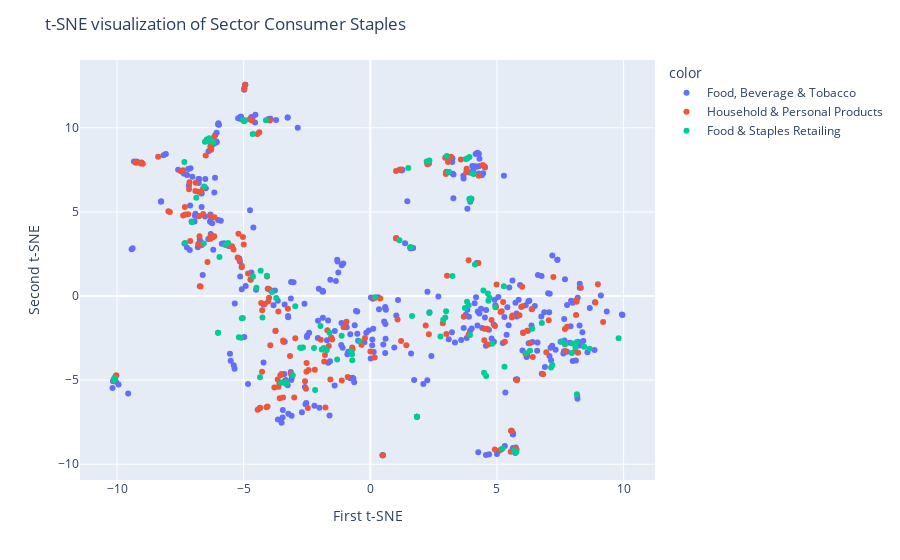
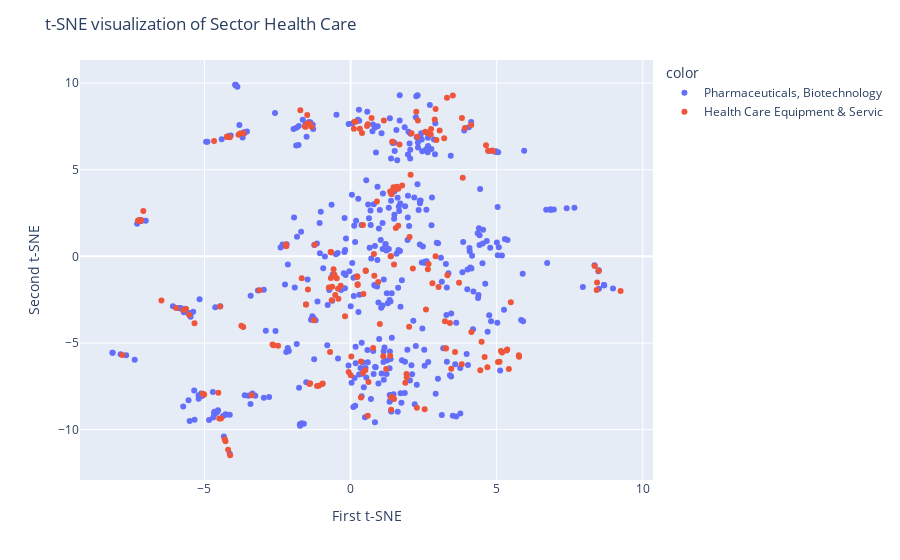
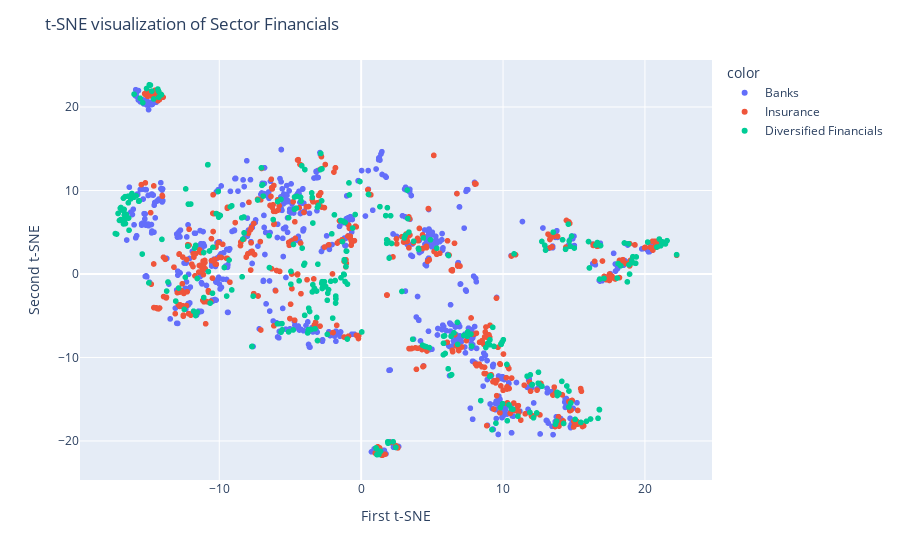
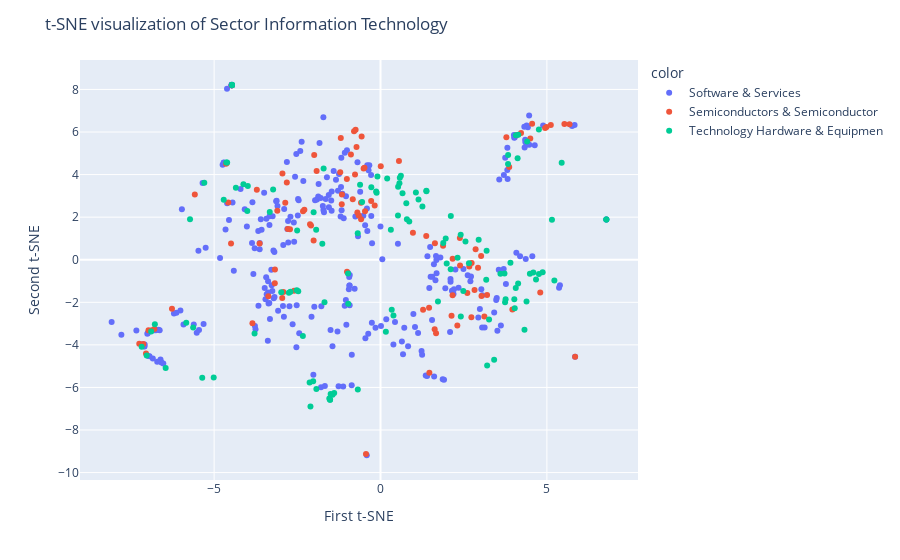

Notebook cell for these charts, in order:
### Markdown cell above
# 4. Which sectors are the most heterogenous? (Look at the clusters formed by industry groups per sector – use t-SNE to visualize)

### Code cell
sectors = df_clean["GICS_SECTOR_NAME"].unique().tolist()

categorical_features_ordinal = []
categorical_features_one_hot = ['ANALYST', 'BROKER', 'RECOMMENDATION', 'BBTICKER']
numerical_features = ['RATING', 'TARGET_PRICE']

clean_pipeline = Pipeline([
    ('clean_pipeline', get_pipeline_clean_encode_only(categorical_features_one_hot, categorical_features_ordinal, numerical_features)),
    ('standard_scaler', StandardScaler()),
    ('PCA', PCA(n_components=5)),
    ('tsne', TSNE(n_components=2, perplexity=130, random_state=RANDOM_STATE))
])

for s in sectors:
    df_by_sector = df_clean[df_clean["GICS_SECTOR_NAME"] == s].copy()
    cols = df_by_sector['GICS_INDUSTRY_GROUP_NAME'].tolist()

    X_tsne = clean_pipeline.fit_transform(df_by_sector.copy())

    print(clean_pipeline['tsne'].kl_divergence_)

    fig = px.scatter(x=X_tsne[:, 0], y=X_tsne[:, 1], color=cols)
    fig.update_layout(
        title="t-SNE visualization of Sector " + s,
        xaxis_title="First t-SNE",
        yaxis_title="Second t-SNE",
    )
    fig.show()

### Figure 1 — Plotly figure (JSON) as saved in the notebook; plotly's stock layout.template omitted (floating-point values rounded to 4 significant figures; data arrays with more than 128 entries replaced by an {"elided": "..."} marker saying what was removed)
{"data": [{"hovertemplate": "color=Food, Beverage & Tobacco<br>x=%{x}<br>y=%{y}<extra></extra>", "legendgroup": "Food, Beverage & Tobacco", "marker": {"color": "#636efa", "symbol": "circle"}, "mode": "markers", "name": "Food, Beverage & Tobacco", "orientation": "v", "showlegend": true, "type": "scatter", "x": {"elided": "411 float values"}, "xaxis": "x", "y": {"elided": "411 float values"}, "yaxis": "y"}, {"hovertemplate": "color=Household & Personal Products<br>x=%{x}<br>y=%{y}<extra></extra>", "legendgroup": "Household & Personal Products", "marker": {"color": "#EF553B", "symbol": "circle"}, "mode": "markers", "name": "Household & Personal Products", "orientation": "v", "showlegend": true, "type": "scatter", "x": {"elided": "208 float values"}, "xaxis": "x", "y": {"elided": "208 float values"}, "yaxis": "y"}, {"hovertemplate": "color=Food & Staples Retailing<br>x=%{x}<br>y=%{y}<extra></extra>", "legendgroup": "Food & Staples Retailing", "marker": {"color": "#00cc96", "symbol": "circle"}, "mode": "markers", "name": "Food & Staples Retailing", "orientation": "v", "showlegend": true, "type": "scatter", "x": [4.64, -4.94, 5.71, -6.378, 1.614, -1.967, -7.342, 4.027, 3.735, -1.917, 8.441, 4.661, 3.086, -1.309, -3.325, -2.729, -10.12, 7.69, 6.139, -4.329, 3.943, -5.19, -5.034, 7.136, 6.771, 2.331, 5.209, -4.121, -1.835, -6.555, -2.964, 4.813, 2.226, -0.4258, 7.978, -3.526, 4.491, 3.769, 2.879, 8.156, -7.044, -3.715, 9.802, -10.09, -6.87, -0.7661, 1.646, -4.493, -4.355, -6.575, -2.658, 4.131, -5.726, -4.083, 3.244, -6.197, 5.67, -4.642, 8.159, -3.061, -3.885, 3.951, -5.956, 2.959, 5.297, 7.186, 4.571, 3.936, 2.77, -10.12, 2.321, -0.7225, -1.719, 3.915, -1.131, -5.095, 6.304, 7.548, -3.318, 6.397, 4.937, -2.179, 5.271, -6.527, -4.984, -6.46, 3.019, 5.742, -1.61, -4.632, -10.09, 2.993, -4.258, 7.955, 1.499, 4.464, -7.31, -2.225, -6.011, 3.908, -5.074, 5.765, -6.451, -5.035, 1.568, -6.358, 3.882, 3.818, -0.713, -10.1, 4.706, 0.1955, -2.771, 8.655, 4.078, 8.104, 2.332, -6.01, 3.96, -5.611, 1.84, 1.151, 1.839, 1.841], "xaxis": "x", "y": [0.1525, 10.45, -9.239, 9.193, 2.903, -1.785, 7.959, 7.3, -0.7181, -3.176, -3.011, -0.2867, 7.374, -3.772, -5.105, -3.082, -5.006, -2.861, -3.408, 1.498, 5.695, -2.457, -1.303, -4.249, -1.607, -1.011, -9.076, 10.45, -3.092, 6.516, -0.6139, -2.839, 8.001, -2.694, -2.822, -5.151, -4.559, 8.14, -1.407, -5.835, 4.38, -0.1206, -2.513, -4.877, 5.846, -3.29, -1.184, 0.4982, -4.828, 3.12, -3.054, 1.877, 3.032, 1.205, 1.19, 9.122, -9.194, 9.624, -2.734, -4.714, 0.233, 5.762, 2.321, -1.284, -4.211, -4.094, -4.756, -2.312, -2.406, -4.993, 8.013, -3.461, -3.213, 8.259, -2.356, -2.487, -3.259, -2.697, -5.22, -1.944, -0.6723, -5.593, 0.5861, 9.17, 10.39, 9.304, 8.317, -9.277, -2.187, 1.158, -4.868, -0.9117, -1.281, -3.392, 7.605, 0.324, 3.146, -3.089, -2.179, 5.767, -1.319, -9.254, 9.255, 10.47, 2.896, 9.376, -0.5549, -0.3445, -3.819, -4.888, -0.09648, -0.07112, -3.068, -3.137, 7.254, -3.054, 8.053, -2.183, 5.791, 3.144, -7.182, 3.315, -7.182, -7.182], "yaxis": "y"}], "layout": {"legend": {"title": {"text": "color"}, "tracegroupgap": 0}, "margin": {"t": 60}, "title": {"text": "t-SNE visualization of Sector Consumer Staples"}, "xaxis": {"anchor": "y", "domain": [0, 1], "title": {"text": "First t-SNE"}}, "yaxis": {"anchor": "x", "domain": [0, 1], "title": {"text": "Second t-SNE"}}}}

### Figure 2 — Plotly figure (JSON) as saved in the notebook; plotly's stock layout.template omitted (floating-point values rounded to 4 significant figures; data arrays with more than 128 entries replaced by an {"elided": "..."} marker saying what was removed)
{"data": [{"hovertemplate": "color=Pharmaceuticals, Biotechnology<br>x=%{x}<br>y=%{y}<extra></extra>", "legendgroup": "Pharmaceuticals, Biotechnology", "marker": {"color": "#636efa", "symbol": "circle"}, "mode": "markers", "name": "Pharmaceuticals, Biotechnology", "orientation": "v", "showlegend": true, "type": "scatter", "x": {"elided": "443 float values"}, "xaxis": "x", "y": {"elided": "443 float values"}, "yaxis": "y"}, {"hovertemplate": "color=Health Care Equipment & Servic<br>x=%{x}<br>y=%{y}<extra></extra>", "legendgroup": "Health Care Equipment & Servic", "marker": {"color": "#EF553B", "symbol": "circle"}, "mode": "markers", "name": "Health Care Equipment & Servic", "orientation": "v", "showlegend": true, "type": "scatter", "x": {"elided": "201 float values"}, "xaxis": "x", "y": {"elided": "201 float values"}, "yaxis": "y"}], "layout": {"legend": {"title": {"text": "color"}, "tracegroupgap": 0}, "margin": {"t": 60}, "title": {"text": "t-SNE visualization of Sector Health Care"}, "xaxis": {"anchor": "y", "domain": [0, 1], "title": {"text": "First t-SNE"}}, "yaxis": {"anchor": "x", "domain": [0, 1], "title": {"text": "Second t-SNE"}}}}

### Figure 3 — Plotly figure (JSON) as saved in the notebook; plotly's stock layout.template omitted (floating-point values rounded to 4 significant figures; data arrays with more than 128 entries replaced by an {"elided": "..."} marker saying what was removed)
{"data": [{"hovertemplate": "color=Banks<br>x=%{x}<br>y=%{y}<extra></extra>", "legendgroup": "Banks", "marker": {"color": "#636efa", "symbol": "circle"}, "mode": "markers", "name": "Banks", "showlegend": true, "type": "scattergl", "x": {"elided": "767 float values"}, "xaxis": "x", "y": {"elided": "767 float values"}, "yaxis": "y"}, {"hovertemplate": "color=Insurance<br>x=%{x}<br>y=%{y}<extra></extra>", "legendgroup": "Insurance", "marker": {"color": "#EF553B", "symbol": "circle"}, "mode": "markers", "name": "Insurance", "showlegend": true, "type": "scattergl", "x": {"elided": "497 float values"}, "xaxis": "x", "y": {"elided": "497 float values"}, "yaxis": "y"}, {"hovertemplate": "color=Diversified Financials<br>x=%{x}<br>y=%{y}<extra></extra>", "legendgroup": "Diversified Financials", "marker": {"color": "#00cc96", "symbol": "circle"}, "mode": "markers", "name": "Diversified Financials", "showlegend": true, "type": "scattergl", "x": {"elided": "334 float values"}, "xaxis": "x", "y": {"elided": "334 float values"}, "yaxis": "y"}], "layout": {"legend": {"title": {"text": "color"}, "tracegroupgap": 0}, "margin": {"t": 60}, "title": {"text": "t-SNE visualization of Sector Financials"}, "xaxis": {"anchor": "y", "domain": [0, 1], "title": {"text": "First t-SNE"}}, "yaxis": {"anchor": "x", "domain": [0, 1], "title": {"text": "Second t-SNE"}}}}

### Figure 4 — Plotly figure (JSON) as saved in the notebook; plotly's stock layout.template omitted (floating-point values rounded to 4 significant figures; data arrays with more than 128 entries replaced by an {"elided": "..."} marker saying what was removed)
{"data": [{"hovertemplate": "color=Software & Services<br>x=%{x}<br>y=%{y}<extra></extra>", "legendgroup": "Software & Services", "marker": {"color": "#636efa", "symbol": "circle"}, "mode": "markers", "name": "Software & Services", "orientation": "v", "showlegend": true, "type": "scatter", "x": {"elided": "280 float values"}, "xaxis": "x", "y": {"elided": "280 float values"}, "yaxis": "y"}, {"hovertemplate": "color=Semiconductors & Semiconductor<br>x=%{x}<br>y=%{y}<extra></extra>", "legendgroup": "Semiconductors & Semiconductor", "marker": {"color": "#EF553B", "symbol": "circle"}, "mode": "markers", "name": "Semiconductors & Semiconductor", "orientation": "v", "showlegend": true, "type": "scatter", "x": [-1.007, -2.79, -0.5073, 5.527, -2.119, 5.68, -6.267, -6.972, -0.281, 2.309, -2.329, 2.739, 4.501, 4.224, 2.669, -2.862, 4.557, -3.633, 2.93, 3.963, -0.8332, -4.464, -1.011, 0.5546, -4.492, -1.993, 1.88, -0.4367, -7.25, 4.801, -2.815, 5.849, 3.122, -0.5837, -0.7954, 2.858, -2.596, -0.7479, -0.5675, -3.716, 2.731, 4.989, -2.721, -0.721, -2.919, 1.627, 2.391, -0.4825, -4.62, 5.118, -2.088, 2.168, 0.9741, 3.868, -1.194, 3.203, -3.172, 1.635, 1.375, 1.46, 0.007864, 3.024, -7.047, -0.8892, -0.1744, -2.288, 2.385, -1.92, -0.6542, -1.21, 2.135, -2.01, 1.669, -2.947, 4.948, -7.127, 4.085, -3.369, -0.7655, -4.643, 1.469, -2.954, 3.035, -1.159, -0.586, -3.102, -0.696, -6.87, -1.165, 2.826, -0.4651, -4.47, -3.177, -3.849, -5.58, 2.609, 1.28, 2.165, -6.795, 3.782, -4.575], "xaxis": "x", "y": [-0.5644, 1.445, 4.284, 6.38, 1.672, 6.367, -2.305, -3.312, 2.758, -3.094, 2.275, -0.1543, 5.698, 5.957, -0.3218, 2.674, 6.388, 0.7637, -0.3792, -2.334, 2.837, 8.201, 3.792, 4.633, 0.7579, 4.919, 0.6522, -9.131, -3.951, -1.537, 3.634, -4.563, -2.666, 1.903, 6.034, 0.49, -1.457, 6.113, 5.79, 3.285, -2.698, 6.232, 1.43, 5.297, -1.511, -3.261, -0.2745, 4.321, 4.539, 6.335, 1.609, 0.04209, 1.271, 4.36, 5.722, -1.663, -0.4626, 0.7752, 1.111, -2.262, 4.388, 0.1772, -4.409, 4.943, 2.545, 2.343, 1.016, 4.174, 2.082, 4.113, -2.628, 0.901, -3.455, 4.049, 6.188, -3.962, 5.845, -1.721, 4.008, 4.51, -5.306, -1.797, -1.708, 3.061, 2.672, 2.296, 2.221, -3.312, 2.612, -1.419, 2.278, 8.195, -1.103, -2.982, 3.067, -1.561, -2.354, -1.666, -3.254, 5.75, 2.69], "yaxis": "y"}, {"hovertemplate": "color=Technology Hardware & Equipmen<br>x=%{x}<br>y=%{y}<extra></extra>", "legendgroup": "Technology Hardware & Equipmen", "marker": {"color": "#00cc96", "symbol": "circle"}, "mode": "markers", "name": "Technology Hardware & Equipmen", "orientation": "v", "showlegend": true, "type": "scatter", "x": [0.7932, 4.407, -0.09236, -4.609, 4.142, -0.1303, 2.317, 0.6123, 1.378, -2.706, -4.464, 3.262, -0.276, -2.01, -7.177, -2.505, 1.989, 6.787, -6.892, 2.553, 3.76, 1.26, -2.754, 0.5689, 4.489, 2.41, 4.033, 2.658, 0.3114, -2.515, 1.064, 3.836, 3.834, 1.959, -4.633, -4.463, -1.933, -2.983, 4.021, 0.8644, 1.886, 1.727, -7.026, 0.5806, -5.838, 0.2004, 0.525, 3.744, -0.5527, 3.177, 1.38, 6.787, 0.5292, 2.114, -0.1174, 4.388, 0.6619, -0.9696, -1.683, -1.749, 0.3374, -2.472, -0.6142, 2.489, 4.065, -1.71, 2.95, 3.189, -5.63, -2.334, 3.725, 4.76, 4.135, 4.762, 0.7755, 4.592, -6.457, 1.143, 3.604, -4.463, 4.873, 4.674, 0.3893, 2.413, 5.225, -1.514, -1.538, -1.392, -2.13, -2.105, 5.153, 5.445, -1.441, -1.518, -5.012, -5.357, -0.6816, -2.024, -1.927, -1.498, 3.905, -5.724, -0.9756, 4.069, -6.781, -4.12, 0.1612, -3.988, -5.295, 4.327, -4.346, -4.003, 2.11, 3.205, -3.227, -3.785, -3.328, -0.6844, 3.415, 4.121, -4.711], "xaxis": "x", "y": [1.904, 5.556, 3.916, 4.567, 5.869, 3.211, 0.09023, 3.948, 3.245, -1.508, 8.2, -2.805, 3.403, 2.236, -4.086, 1.369, -0.1768, 1.886, -3.375, 0.8589, -1.852, 2.506, -1.547, 3.591, -0.6638, 1.169, -2.276, -0.1611, 1.406, -1.439, 3.16, 4.925, 4.503, 1.002, 4.573, 8.207, 1.404, -1.532, -1.854, 1.794, 0.7856, -1.959, -4.498, 3.846, -2.956, 3.816, 2.079, -1.994, 2.712, -0.9363, 3.22, 1.886, 3.43, 2.053, 3.152, -1.965, 3.118, -2.066, -1.997, 0.7453, -2.354, -1.483, 3.526, -1.469, -1.33, 4.282, 0.936, 0.4177, -3.184, -3.585, -0.6414, 6.113, -1.111, -0.666, 2.648, -0.5958, -5.091, 2.832, -0.654, 8.218, -0.5845, -0.9306, -2.617, -2.664, -0.9734, -6.584, -6.521, -6.263, -5.773, -6.899, 1.878, 4.558, -6.345, -6.583, -5.535, -5.541, -6.097, -5.711, -6.077, -6.309, -0.1458, 1.899, -0.6439, 5.849, -3.028, 3.55, -3.386, 3.463, 3.62, -3.29, 3.385, 2.291, -0.4476, -4.965, 3.3, -3.463, 2.243, 1.248, -4.705, 4.77, 2.813], "yaxis": "y"}], "layout": {"legend": {"title": {"text": "color"}, "tracegroupgap": 0}, "margin": {"t": 60}, "title": {"text": "t-SNE visualization of Sector Information Technology"}, "xaxis": {"anchor": "y", "domain": [0, 1], "title": {"text": "First t-SNE"}}, "yaxis": {"anchor": "x", "domain": [0, 1], "title": {"text": "Second t-SNE"}}}}
